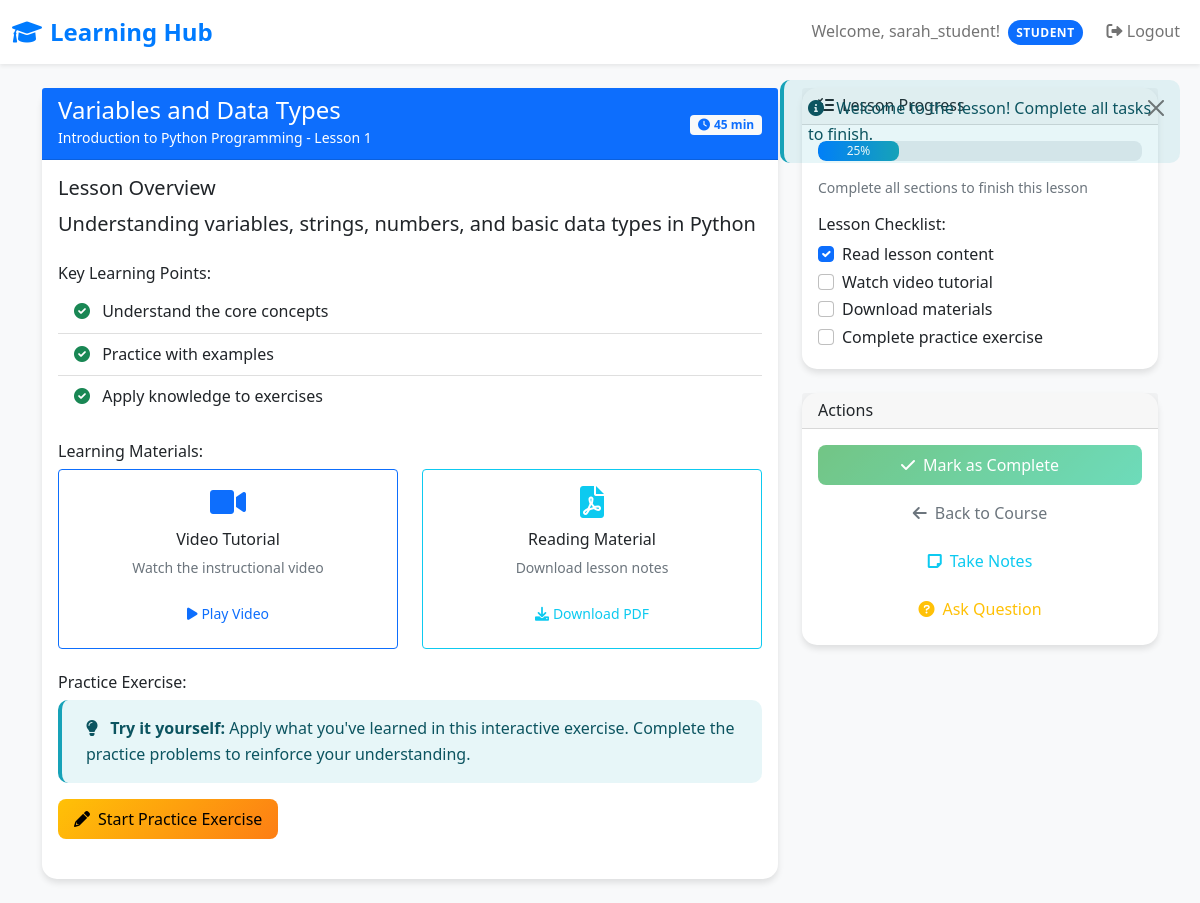
Page /lesson/1/start (signed in) on the committed database.
### tables this page shows
CREATE TABLE lessons (
    id INTEGER PRIMARY KEY AUTOINCREMENT,
    course_id INTEGER NOT NULL,
    title TEXT NOT NULL,
    content TEXT,
    lesson_order INTEGER NOT NULL,
    duration INTEGER, -- in minutes
    created_at TIMESTAMP DEFAULT CURRENT_TIMESTAMP,
    FOREIGN KEY (course_id) REFERENCES courses (id) ON DELETE CASCADE
);

CREATE TABLE courses (
    id INTEGER PRIMARY KEY AUTOINCREMENT,
    title TEXT NOT NULL,
    description TEXT,
    difficulty_level TEXT DEFAULT 'beginner',
    estimated_duration INTEGER, -- in hours
    created_by INTEGER,
    created_at TIMESTAMP DEFAULT CURRENT_TIMESTAMP,
    updated_at TIMESTAMP DEFAULT CURRENT_TIMESTAMP,
    FOREIGN KEY (created_by) REFERENCES users (id)
);

### app.py (the view)
@app.route('/lesson/<int:lesson_id>/start')
@login_required
@role_required('student')
def start_lesson(lesson_id):
    conn = get_db_connection()
    lesson = conn.execute('''
        SELECT l.*, c.title as course_title, c.id as course_id
        FROM lessons l
        JOIN courses c ON l.course_id = c.id
        WHERE l.id = ?
    ''', (lesson_id,)).fetchone()
    if not lesson:
        flash('Lesson not found.', 'error')
        return redirect(url_for('student_dashboard'))
    enrollment = conn.execute('''
        SELECT * FROM progress WHERE user_id = ? AND course_id = ?
    ''', (session['user_id'], lesson['course_id'])).fetchone()
    if not enrollment:
        conn.execute('''
            INSERT OR IGNORE INTO progress (user_id, course_id, progress, updated_at)
            VALUES (?, ?, 0, ?)
        ''', (session['user_id'], lesson['course_id'], datetime.now()))
        conn.commit()
    conn.close()
    return render_template('start_lesson.html', lesson=lesson)

### app.py (called while the page is built)
def get_db_connection():
    conn = sqlite3.connect('learning_hub.db')
    conn.row_factory = sqlite3.Row
    return conn

def login_required(f):
    from functools import wraps
    @wraps(f)
    def decorated_function(*args, **kwargs):
        if 'user_id' not in session:
            return redirect(url_for('login'))
        return f(*args, **kwargs)
    return decorated_function

def role_required(role):
    from functools import wraps
    def decorator(f):
        @wraps(f)
        def decorated_function(*args, **kwargs):
            if 'user_role' not in session or session['user_role'] != role:
                flash('Access denied. Insufficient permissions.', 'error')
                return redirect(url_for('login'))
            return f(*args, **kwargs)
        return decorated_function
    return decorator

### templates/start_lesson.html (shortened to what this page needs)
{% extends "base.html" %}
{% block content %}
<div class="container mt-4">
    <div class="row">
        <div class="col-md-8">
            <div class="card dashboard-card mb-4">
                <div class="card-header bg-primary text-white">
                    <div class="d-flex justify-content-between align-items-center">
                        <div>
                            <h4 class="mb-0">{{ lesson.title }}</h4>
                            <small>{{ lesson.course_title }} - Lesson {{ lesson.lesson_order }}</small>
                        </div>
                        <div>
                            <span class="badge bg-light text-primary">
                                <i class="fas fa-clock me-1"></i>{{ lesson.duration }} min
                            </span>
                        </div>
                    </div>
                </div>
                <div class="card-body">
                    <div class="lesson-content mb-4">
                        <h5>Lesson Overview</h5>
                        <p class="lead">{{ lesson.content }}</p>
                        <div class="mt-4">
                            <h6>Key Learning Points:</h6>
                            <ul class="list-group list-group-flush">
                                <li class="list-group-item">
                                    <i class="fas fa-check-circle text-success me-2"></i>
                                    Understand the core concepts
                                </li>
                                <li class="list-group-item">
                                    <i class="fas fa-check-circle text-success me-2"></i>
                                    Practice with examples
                                </li>
                                <li class="list-group-item">
                                    <i class="fas fa-check-circle text-success me-2"></i>
                                    Apply knowledge to exercises
                                </li>
                            </ul>
                        </div>
                        <div class="mt-4">
                            <h6>Learning Materials:</h6>
                            <div class="row">
                                <div class="col-md-6">
                                    <div class="card border-primary">
                                        <div class="card-body text-center">
                                            <i class="fas fa-video text-primary" style="font-size: 2rem;"></i>
                                            <h6 class="mt-2">Video Tutorial</h6>
                                            <p class="small text-muted">Watch the instructional video</p>
                                            <button class="btn btn-outline-primary btn-sm">
                                                <i class="fas fa-play me-1"></i>Play Video
                                            </button>
                                        </div>
                                    </div>
                                </div>
                                <div class="col-md-6">
                                    <div class="card border-info">
                                        <div class="card-body text-center">
                                            <i class="fas fa-file-pdf text-info" style="font-size: 2rem;"></i>
                                            <h6 class="mt-2">Reading Material</h6>
                                            <p class="small text-muted">Download lesson notes</p>
                                            <button class="btn btn-outline-info btn-sm">
                                                <i class="fas fa-download me-1"></i>Download PDF
                                            </button>
                                        </div>
                                    </div>
                                </div>
                            </div>
                        </div>
                        <div class="mt-4">
                            <h6>Practice Exercise:</h6>
                            <div class="alert alert-info">
                                <i class="fas fa-lightbulb me-2"></i>
                                <strong>Try it yourself:</strong> Apply what you've learned in this interactive exercise.
                                Complete the practice problems to reinforce your understanding.
                            </div>
                            <button class="btn btn-warning">
                                <i class="fas fa-pencil-alt me-2"></i>Start Practice Exercise
                            </button>
                        </div>
                    </div>
                </div>
            </div>
        </div>
        <div class="col-md-4">
            <div class="card dashboard-card mb-4">
                <div class="card-header">
                    <h6 class="mb-0">
                        <i class="fas fa-tasks me-2"></i>Lesson Progress
                    </h6>
                </div>
                <div class="card-body">
                    <div class="progress mb-3" style="height: 20px;">
                        <div class="progress-bar bg-warning" role="progressbar"
                             style="width: 0%" id="lessonProgress">
                        </div>
                    </div>
                    <p class="text-muted small">Complete all sections to finish this lesson</p>
                    <div class="mt-3">
                        <h6>Lesson Checklist:</h6>
                        <div class="form-check">
                            <input class="form-check-input" type="checkbox" id="readContent" onchange="updateLessonProgress()">
                            <label class="form-check-label" for="readContent">
                                Read lesson content
                            </label>
                        </div>
                        <div class="form-check">
                            <input class="form-check-input" type="checkbox" id="watchVideo" onchange="updateLessonProgress()">
                            <label class="form-check-label" for="watchVideo">
                                Watch video tutorial
                            </label>
                        </div>
                        <div class="form-check">
                            <input class="form-check-input" type="checkbox" id="downloadMaterial" onchange="updateLessonProgress()">
                            <label class="form-check-label" for="downloadMaterial">
                                Download materials
                            </label>
                        </div>
                        <div class="form-check">
                            <input class="form-check-input" type="checkbox" id="completeExercise" onchange="updateLessonProgress()">
                            <label class="form-check-label" for="completeExercise">
                                Complete practice exercise
                            </label>
                        </div>
                    </div>
                </div>
            </div>
            <div class="card dashboard-card">
                <div class="card-header">
                    <h6 class="mb-0">Actions</h6>
                </div>
                <div class="card-body">
                    <div class="d-grid gap-2">
                        <form method="POST" action="{{ url_for('complete_lesson', lesson_id=lesson.id) }}" id="completeLessonForm">
                            <button type="submit" class="btn btn-success w-100" id="completeLessonBtn" disabled>
                            </button>
                        </form>
                        <a href="{{ url_for('course_view', course_id=lesson.course_id) }}" class="btn btn-outline-secondary">
                            <i class="fas fa-arrow-left me-2"></i>Back to Course
                        </a>
                        <button class="btn btn-outline-info" onclick="takeNotes()">
                            <i class="fas fa-sticky-note me-2"></i>Take Notes
                        </button>
                        <button class="btn btn-outline-warning" onclick="askQuestion()">
                            <i class="fas fa-question-circle me-2"></i>Ask Question
                        </button>
                    </div>
                </div>
            </div>
        </div>
    </div>
</div>
{% endblock %}

### static/css/style.css (style rules this page uses)
:root { --primary-color: #007bff; --secondary-color: #6c757d; --success-color: #28a745; --warning-color: #ffc107; --danger-color: #dc3545; --info-color: #17a2b8; --light-color: #f8f9fa; --dark-color: #343a40; }
body { background-color: var(--light-color); font-family: 'Segoe UI', Tahoma, Geneva, Verdana, sans-serif; line-height: 1.6; }
.dashboard-card { border: none; border-radius: 15px; box-shadow: 0 4px 6px rgba(0, 0, 0, 0.1); transition: transform 0.3s ease, box-shadow 0.3s ease; margin-bottom: 1.5rem; }
.progress { height: 10px; border-radius: 8px; background-color: #e9ecef; overflow: hidden; }
.progress-bar { background: linear-gradient(90deg, var(--primary-color), var(--info-color)); border-radius: 8px; transition: width 0.6s ease; }
.btn { border-radius: 8px; font-weight: 500; padding: 0.5rem 1rem; transition: all 0.3s ease; border: none; }
.btn-success { background: linear-gradient(135deg, var(--success-color), #20c997); }
.btn-warning { background: linear-gradient(135deg, var(--warning-color), #fd7e14); }
.alert { border: none; border-radius: 10px; padding: 1rem 1.5rem; margin-bottom: 1rem; border-left: 4px solid; }
.alert-info { background-color: rgba(23, 162, 184, 0.1); border-left-color: var(--info-color); color: #0c5460; }

### rows in the picture
lessons: title "Variables and Data Types", lesson_order "1", duration "45", content "Understanding variables, strings, numbers, and basic data types in Python"
courses: course_title "Introduction to Python Programming"

### other values in the picture
{{ session.username }} "sarah_student"
{{ session.user_role.title() }} "STUDENT"
